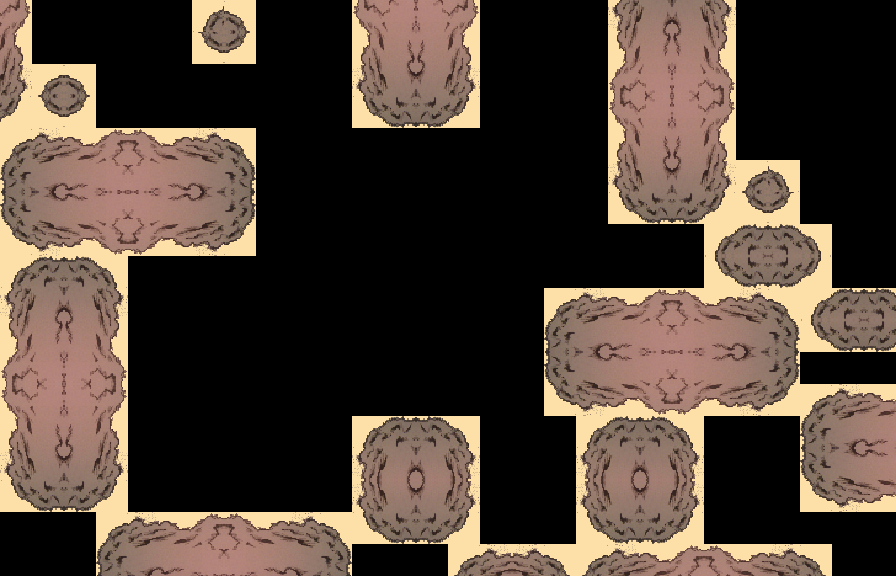

Below is a game level as drawn by its tile map, then a one-line description and the .tmx that defines it (tile-layer data replaced by summaries):
An orthogonal 28x18 tile map with 32x32 px tiles, 1 tile layer (Tile Layer 1).

<map version="1.0" orientation="orthogonal" width="28" height="18" tilewidth="32" tileheight="32">
 <tileset firstgid="1" name="zelda_hand_tiles" tilewidth="32" tileheight="32">
  <image source="zelda_hand_tiles.png" trans="ff00ff" width="640" height="480" />
 </tileset>
 <layer name="Tile Layer 1" width="28" height="18">
  <data>[504 cells, 242 non-empty, 66 distinct tile ids]</data>
 </layer>
</map>
